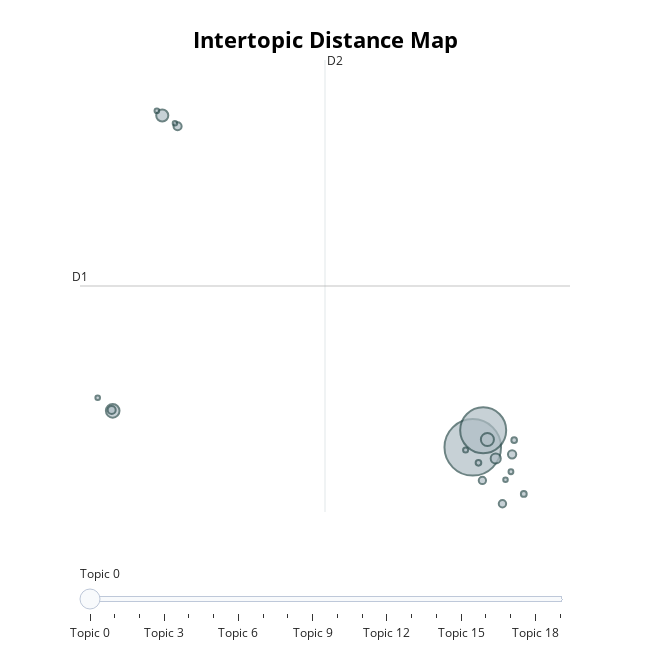

The code cell stored with this chart in its notebook:
### Markdown cell above
Visualization

### Code cell
# visualize topics

topic_model.visualize_topics()

### Figure 1 — Plotly figure (JSON) as saved in the notebook; plotly's stock layout.template omitted (floating-point values rounded to 4 significant figures)
{"data": [{"customdata": [[0, "terraria | minecraft | game | like | 2d", 25831], [1, "game | fun | friends | great | play", 17085], [2, "good | awesome | pretty | cool | awsome", 1499], [3, "addictive | addicting | fun | addicted | game", 1382], [4, "10 | unicorn | killed | bunny | bunnies", 1180], [5, "fix | help | crashes | wont | deleted", 830], [6, "expert | mode | mods | hardmode | game", 556], [7, "10 | 11 | play | bang | good", 529], [8, "buy | worth | money | just | spent", 520], [9, "review | reviews | badge | want | positive", 442], [10, "mac | linux | make | windows | version", 428], [11, "pickle | tickle | gud | dis | gam", 273], [12, "moon | lord | moonlord | 10 | beat", 259], [13, "click | starbound | better | game | like", 255], [14, "dig | build | digging | fight | explore", 205], [15, "life | soul | ruined | family | bye", 187], [16, "slime | slimes | 10 | killed | green", 177], [17, "ok | alright | guess | okay | fine", 171], [18, "epic | epicness | game | word | just", 166], [19, "ign | 10 | 11 | 69 | 420", 157]], "hovertemplate": "<b>Topic %{customdata[0]}</b><br>%{customdata[1]}<br>Size: %{customdata[2]}", "legendgroup": "", "marker": {"color": "#B0BEC5", "line": {"color": "DarkSlateGrey", "width": 2}, "size": [25831, 17085, 1499, 1382, 1180, 830, 556, 529, 520, 442, 428, 273, 259, 255, 205, 187, 177, 171, 166, 157], "sizemode": "area", "sizeref": 16.14, "symbol": "circle"}, "mode": "markers", "name": "", "orientation": "v", "showlegend": false, "type": "scatter", "x": [8.927, 9.289, -3.577, 9.435, -1.856, 9.724, 10.29, -1.323, -3.612, 9.958, 9.261, 10.7, 9.124, 10.36, 8.678, 10.25, -2.043, -4.098, 10.06, -1.416], "xaxis": "x", "y": [0.0679, 0.7487, 1.526, 0.3827, 13.33, -0.3777, -0.2109, 12.9, 1.561, -2.188, -1.255, -1.794, -0.55, 0.355, -0.03812, -0.9076, 13.52, 2.047, -1.226, 13.02], "yaxis": "y"}], "layout": {"annotations": [{"showarrow": false, "text": "D1", "x": -4.712, "y": 6.516, "yshift": 10}, {"showarrow": false, "text": "D2", "x": 3.796, "xshift": 10, "y": 15.55}], "height": 650, "hoverlabel": {"bgcolor": "white", "font": {"family": "Rockwell", "size": 16}}, "legend": {"itemsizing": "constant", "tracegroupgap": 0}, "margin": {"t": 60}, "shapes": [{"line": {"color": "#CFD8DC", "width": 2}, "type": "line", "x0": 3.796, "x1": 3.796, "y0": -2.516, "y1": 15.55}, {"line": {"color": "#9E9E9E", "width": 2}, "type": "line", "x0": -4.712, "x1": 12.3, "y0": 6.516, "y1": 6.516}], "sliders": [{"active": 0, "pad": {"t": 50}, "steps": [{"args": [{"marker.color": [["red", "#B0BEC5", "#B0BEC5", "#B0BEC5", "#B0BEC5", "#B0BEC5", "#B0BEC5", "#B0BEC5", "#B0BEC5", "#B0BEC5", "#B0BEC5", "#B0BEC5", "#B0BEC5", "#B0BEC5", "#B0BEC5", "#B0BEC5", "#B0BEC5", "#B0BEC5", "#B0BEC5", "#B0BEC5"]]}], "label": "Topic 0", "method": "update"}, {"args": [{"marker.color": [["#B0BEC5", "red", "#B0BEC5", "#B0BEC5", "#B0BEC5", "#B0BEC5", "#B0BEC5", "#B0BEC5", "#B0BEC5", "#B0BEC5", "#B0BEC5", "#B0BEC5", "#B0BEC5", "#B0BEC5", "#B0BEC5", "#B0BEC5", "#B0BEC5", "#B0BEC5", "#B0BEC5", "#B0BEC5"]]}], "label": "Topic 1", "method": "update"}, {"args": [{"marker.color": [["#B0BEC5", "#B0BEC5", "red", "#B0BEC5", "#B0BEC5", "#B0BEC5", "#B0BEC5", "#B0BEC5", "#B0BEC5", "#B0BEC5", "#B0BEC5", "#B0BEC5", "#B0BEC5", "#B0BEC5", "#B0BEC5", "#B0BEC5", "#B0BEC5", "#B0BEC5", "#B0BEC5", "#B0BEC5"]]}], "label": "Topic 2", "method": "update"}, {"args": [{"marker.color": [["#B0BEC5", "#B0BEC5", "#B0BEC5", "red", "#B0BEC5", "#B0BEC5", "#B0BEC5", "#B0BEC5", "#B0BEC5", "#B0BEC5", "#B0BEC5", "#B0BEC5", "#B0BEC5", "#B0BEC5", "#B0BEC5", "#B0BEC5", "#B0BEC5", "#B0BEC5", "#B0BEC5", "#B0BEC5"]]}], "label": "Topic 3", "method": "update"}, {"args": [{"marker.color": [["#B0BEC5", "#B0BEC5", "#B0BEC5", "#B0BEC5", "red", "#B0BEC5", "#B0BEC5", "#B0BEC5", "#B0BEC5", "#B0BEC5", "#B0BEC5", "#B0BEC5", "#B0BEC5", "#B0BEC5", "#B0BEC5", "#B0BEC5", "#B0BEC5", "#B0BEC5", "#B0BEC5", "#B0BEC5"]]}], "label": "Topic 4", "method": "update"}, {"args": [{"marker.color": [["#B0BEC5", "#B0BEC5", "#B0BEC5", "#B0BEC5", "#B0BEC5", "red", "#B0BEC5", "#B0BEC5", "#B0BEC5", "#B0BEC5", "#B0BEC5", "#B0BEC5", "#B0BEC5", "#B0BEC5", "#B0BEC5", "#B0BEC5", "#B0BEC5", "#B0BEC5", "#B0BEC5", "#B0BEC5"]]}], "label": "Topic 5", "method": "update"}, {"args": [{"marker.color": [["#B0BEC5", "#B0BEC5", "#B0BEC5", "#B0BEC5", "#B0BEC5", "#B0BEC5", "red", "#B0BEC5", "#B0BEC5", "#B0BEC5", "#B0BEC5", "#B0BEC5", "#B0BEC5", "#B0BEC5", "#B0BEC5", "#B0BEC5", "#B0BEC5", "#B0BEC5", "#B0BEC5", "#B0BEC5"]]}], "label": "Topic 6", "method": "update"}, {"args": [{"marker.color": [["#B0BEC5", "#B0BEC5", "#B0BEC5", "#B0BEC5", "#B0BEC5", "#B0BEC5", "#B0BEC5", "red", "#B0BEC5", "#B0BEC5", "#B0BEC5", "#B0BEC5", "#B0BEC5", "#B0BEC5", "#B0BEC5", "#B0BEC5", "#B0BEC5", "#B0BEC5", "#B0BEC5", "#B0BEC5"]]}], "label": "Topic 7", "method": "update"}, {"args": [{"marker.color": [["#B0BEC5", "#B0BEC5", "#B0BEC5", "#B0BEC5", "#B0BEC5", "#B0BEC5", "#B0BEC5", "#B0BEC5", "red", "#B0BEC5", "#B0BEC5", "#B0BEC5", "#B0BEC5", "#B0BEC5", "#B0BEC5", "#B0BEC5", "#B0BEC5", "#B0BEC5", "#B0BEC5", "#B0BEC5"]]}], "label": "Topic 8", "method": "update"}, {"args": [{"marker.color": [["#B0BEC5", "#B0BEC5", "#B0BEC5", "#B0BEC5", "#B0BEC5", "#B0BEC5", "#B0BEC5", "#B0BEC5", "#B0BEC5", "red", "#B0BEC5", "#B0BEC5", "#B0BEC5", "#B0BEC5", "#B0BEC5", "#B0BEC5", "#B0BEC5", "#B0BEC5", "#B0BEC5", "#B0BEC5"]]}], "label": "Topic 9", "method": "update"}, {"args": [{"marker.color": [["#B0BEC5", "#B0BEC5", "#B0BEC5", "#B0BEC5", "#B0BEC5", "#B0BEC5", "#B0BEC5", "#B0BEC5", "#B0BEC5", "#B0BEC5", "red", "#B0BEC5", "#B0BEC5", "#B0BEC5", "#B0BEC5", "#B0BEC5", "#B0BEC5", "#B0BEC5", "#B0BEC5", "#B0BEC5"]]}], "label": "Topic 10", "method": "update"}, {"args": [{"marker.color": [["#B0BEC5", "#B0BEC5", "#B0BEC5", "#B0BEC5", "#B0BEC5", "#B0BEC5", "#B0BEC5", "#B0BEC5", "#B0BEC5", "#B0BEC5", "#B0BEC5", "red", "#B0BEC5", "#B0BEC5", "#B0BEC5", "#B0BEC5", "#B0BEC5", "#B0BEC5", "#B0BEC5", "#B0BEC5"]]}], "label": "Topic 11", "method": "update"}, {"args": [{"marker.color": [["#B0BEC5", "#B0BEC5", "#B0BEC5", "#B0BEC5", "#B0BEC5", "#B0BEC5", "#B0BEC5", "#B0BEC5", "#B0BEC5", "#B0BEC5", "#B0BEC5", "#B0BEC5", "red", "#B0BEC5", "#B0BEC5", "#B0BEC5", "#B0BEC5", "#B0BEC5", "#B0BEC5", "#B0BEC5"]]}], "label": "Topic 12", "method": "update"}, {"args": [{"marker.color": [["#B0BEC5", "#B0BEC5", "#B0BEC5", "#B0BEC5", "#B0BEC5", "#B0BEC5", "#B0BEC5", "#B0BEC5", "#B0BEC5", "#B0BEC5", "#B0BEC5", "#B0BEC5", "#B0BEC5", "red", "#B0BEC5", "#B0BEC5", "#B0BEC5", "#B0BEC5", "#B0BEC5", "#B0BEC5"]]}], "label": "Topic 13", "method": "update"}, {"args": [{"marker.color": [["#B0BEC5", "#B0BEC5", "#B0BEC5", "#B0BEC5", "#B0BEC5", "#B0BEC5", "#B0BEC5", "#B0BEC5", "#B0BEC5", "#B0BEC5", "#B0BEC5", "#B0BEC5", "#B0BEC5", "#B0BEC5", "red", "#B0BEC5", "#B0BEC5", "#B0BEC5", "#B0BEC5", "#B0BEC5"]]}], "label": "Topic 14", "method": "update"}, {"args": [{"marker.color": [["#B0BEC5", "#B0BEC5", "#B0BEC5", "#B0BEC5", "#B0BEC5", "#B0BEC5", "#B0BEC5", "#B0BEC5", "#B0BEC5", "#B0BEC5", "#B0BEC5", "#B0BEC5", "#B0BEC5", "#B0BEC5", "#B0BEC5", "red", "#B0BEC5", "#B0BEC5", "#B0BEC5", "#B0BEC5"]]}], "label": "Topic 15", "method": "update"}, {"args": [{"marker.color": [["#B0BEC5", "#B0BEC5", "#B0BEC5", "#B0BEC5", "#B0BEC5", "#B0BEC5", "#B0BEC5", "#B0BEC5", "#B0BEC5", "#B0BEC5", "#B0BEC5", "#B0BEC5", "#B0BEC5", "#B0BEC5", "#B0BEC5", "#B0BEC5", "red", "#B0BEC5", "#B0BEC5", "#B0BEC5"]]}], "label": "Topic 16", "method": "update"}, {"args": [{"marker.color": [["#B0BEC5", "#B0BEC5", "#B0BEC5", "#B0BEC5", "#B0BEC5", "#B0BEC5", "#B0BEC5", "#B0BEC5", "#B0BEC5", "#B0BEC5", "#B0BEC5", "#B0BEC5", "#B0BEC5", "#B0BEC5", "#B0BEC5", "#B0BEC5", "#B0BEC5", "red", "#B0BEC5", "#B0BEC5"]]}], "label": "Topic 17", "method": "update"}, {"args": [{"marker.color": [["#B0BEC5", "#B0BEC5", "#B0BEC5", "#B0BEC5", "#B0BEC5", "#B0BEC5", "#B0BEC5", "#B0BEC5", "#B0BEC5", "#B0BEC5", "#B0BEC5", "#B0BEC5", "#B0BEC5", "#B0BEC5", "#B0BEC5", "#B0BEC5", "#B0BEC5", "#B0BEC5", "red", "#B0BEC5"]]}], "label": "Topic 18", "method": "update"}, {"args": [{"marker.color": [["#B0BEC5", "#B0BEC5", "#B0BEC5", "#B0BEC5", "#B0BEC5", "#B0BEC5", "#B0BEC5", "#B0BEC5", "#B0BEC5", "#B0BEC5", "#B0BEC5", "#B0BEC5", "#B0BEC5", "#B0BEC5", "#B0BEC5", "#B0BEC5", "#B0BEC5", "#B0BEC5", "#B0BEC5", "red"]]}], "label": "Topic 19", "method": "update"}]}], "title": {"font": {"color": "Black", "size": 22}, "text": "<b>Intertopic Distance Map</b>", "x": 0.5, "xanchor": "center", "y": 0.95, "yanchor": "top"}, "width": 650, "xaxis": {"anchor": "y", "domain": [0, 1], "range": [-4.712, 12.3], "title": {"text": ""}, "visible": false}, "yaxis": {"anchor": "x", "domain": [0, 1], "range": [-2.516, 15.55], "title": {"text": ""}, "visible": false}}}
